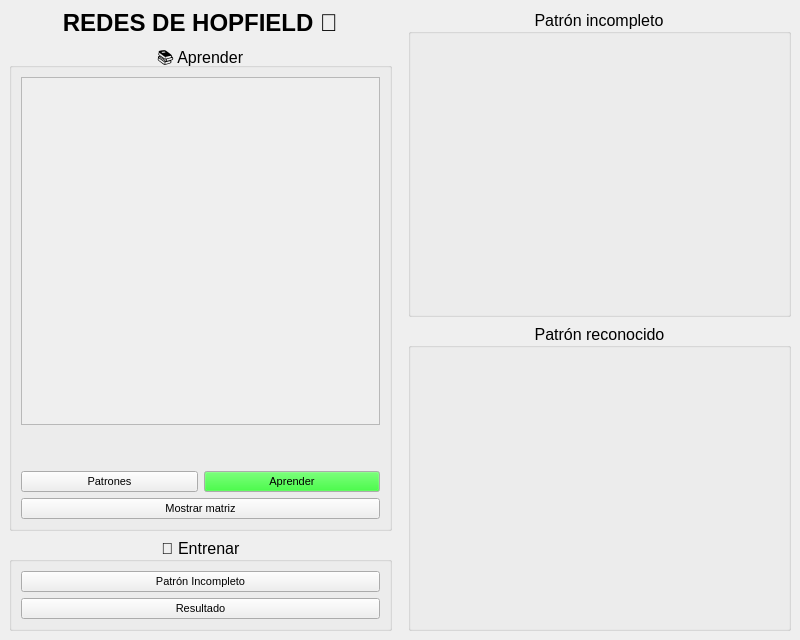
<?xml version="1.0" encoding="UTF-8"?>
<ui version="4.0">
 <class>MainWindow</class>
 <widget class="QMainWindow" name="MainWindow">
  <property name="geometry">
   <rect>
    <x>0</x>
    <y>0</y>
    <width>800</width>
    <height>640</height>
   </rect>
  </property>
  <property name="minimumSize">
   <size>
    <width>0</width>
    <height>0</height>
   </size>
  </property>
  <property name="windowTitle">
   <string>Redes de Hopfield</string>
  </property>
  <widget class="QWidget" name="centralwidget">
   <layout class="QGridLayout" name="gridLayout_2">
    <item row="0" column="0">
     <layout class="QHBoxLayout" name="horizontalLayout_6">
      <item>
       <layout class="QVBoxLayout" name="verticalLayout_7">
        <item>
         <widget class="QLabel" name="label">
          <property name="font">
           <font>
            <pointsize>18</pointsize>
            <weight>75</weight>
            <bold>true</bold>
           </font>
          </property>
          <property name="text">
           <string>REDES DE HOPFIELD 🧠</string>
          </property>
          <property name="textFormat">
           <enum>Qt::MarkdownText</enum>
          </property>
          <property name="alignment">
           <set>Qt::AlignCenter</set>
          </property>
         </widget>
        </item>
        <item>
         <widget class="QGroupBox" name="aprendizaje">
          <property name="sizePolicy">
           <sizepolicy hsizetype="Minimum" vsizetype="Minimum">
            <horstretch>0</horstretch>
            <verstretch>0</verstretch>
           </sizepolicy>
          </property>
          <property name="font">
           <font>
            <pointsize>12</pointsize>
           </font>
          </property>
          <property name="layoutDirection">
           <enum>Qt::LeftToRight</enum>
          </property>
          <property name="title">
           <string>📚 Aprender</string>
          </property>
          <property name="alignment">
           <set>Qt::AlignCenter</set>
          </property>
          <layout class="QHBoxLayout" name="horizontalLayout_5">
           <item>
            <layout class="QGridLayout" name="gridLayout_3">
             <item row="0" column="0">
              <widget class="QScrollArea" name="scrollArea">
               <property name="sizePolicy">
                <sizepolicy hsizetype="Minimum" vsizetype="Expanding">
                 <horstretch>0</horstretch>
                 <verstretch>0</verstretch>
                </sizepolicy>
               </property>
               <property name="widgetResizable">
                <bool>false</bool>
               </property>
               <widget class="QWidget" name="scrollAreaWidgetContents">
                <property name="geometry">
                 <rect>
                  <x>0</x>
                  <y>0</y>
                  <width>353</width>
                  <height>282</height>
                 </rect>
                </property>
               </widget>
              </widget>
             </item>
             <item row="1" column="0">
              <spacer name="verticalSpacer">
               <property name="orientation">
                <enum>Qt::Vertical</enum>
               </property>
               <property name="sizeType">
                <enum>QSizePolicy::Fixed</enum>
               </property>
               <property name="sizeHint" stdset="0">
                <size>
                 <width>20</width>
                 <height>40</height>
                </size>
               </property>
              </spacer>
             </item>
             <item row="2" column="0">
              <layout class="QVBoxLayout" name="verticalLayout_5">
               <item>
                <layout class="QHBoxLayout" name="horizontalLayout">
                 <item>
                  <widget class="QPushButton" name="btnPatrones">
                   <property name="font">
                    <font>
                     <pointsize>8</pointsize>
                    </font>
                   </property>
                   <property name="locale">
                    <locale language="Spanish" country="Argentina"/>
                   </property>
                   <property name="text">
                    <string>Patrones</string>
                   </property>
                  </widget>
                 </item>
                 <item>
                  <widget class="QPushButton" name="btnAprender">
                   <property name="palette">
                    <palette>
                     <active>
                      <colorrole role="Button">
                       <brush brushstyle="SolidPattern">
                        <color alpha="255">
                         <red>0</red>
                         <green>255</green>
                         <blue>0</blue>
                        </color>
                       </brush>
                      </colorrole>
                     </active>
                     <inactive>
                      <colorrole role="Button">
                       <brush brushstyle="SolidPattern">
                        <color alpha="255">
                         <red>0</red>
                         <green>255</green>
                         <blue>0</blue>
                        </color>
                       </brush>
                      </colorrole>
                     </inactive>
                     <disabled>
                      <colorrole role="Button">
                       <brush brushstyle="SolidPattern">
                        <color alpha="255">
                         <red>0</red>
                         <green>255</green>
                         <blue>0</blue>
                        </color>
                       </brush>
                      </colorrole>
                     </disabled>
                    </palette>
                   </property>
                   <property name="font">
                    <font>
                     <pointsize>8</pointsize>
                    </font>
                   </property>
                   <property name="styleSheet">
                    <string notr="true"/>
                   </property>
                   <property name="locale">
                    <locale language="Spanish" country="Argentina"/>
                   </property>
                   <property name="text">
                    <string>Aprender</string>
                   </property>
                  </widget>
                 </item>
                </layout>
               </item>
               <item>
                <widget class="QPushButton" name="btnMatriz">
                 <property name="font">
                  <font>
                   <pointsize>8</pointsize>
                  </font>
                 </property>
                 <property name="locale">
                  <locale language="Spanish" country="Argentina"/>
                 </property>
                 <property name="text">
                  <string>Mostrar matriz</string>
                 </property>
                </widget>
               </item>
              </layout>
             </item>
            </layout>
           </item>
          </layout>
         </widget>
        </item>
        <item>
         <layout class="QHBoxLayout" name="horizontalLayout_3">
          <item>
           <widget class="QGroupBox" name="entrenamiento">
            <property name="font">
             <font>
              <pointsize>12</pointsize>
             </font>
            </property>
            <property name="title">
             <string>🏃‍ Entrenar</string>
            </property>
            <property name="alignment">
             <set>Qt::AlignCenter</set>
            </property>
            <layout class="QVBoxLayout" name="verticalLayout_4">
             <item>
              <widget class="QPushButton" name="btnPatronIncompleto">
               <property name="font">
                <font>
                 <pointsize>8</pointsize>
                </font>
               </property>
               <property name="locale">
                <locale language="Spanish" country="Argentina"/>
               </property>
               <property name="text">
                <string>Patrón Incompleto</string>
               </property>
              </widget>
             </item>
             <item>
              <widget class="QPushButton" name="btnResultado">
               <property name="font">
                <font>
                 <pointsize>8</pointsize>
                </font>
               </property>
               <property name="locale">
                <locale language="Spanish" country="Argentina"/>
               </property>
               <property name="text">
                <string>Resultado</string>
               </property>
              </widget>
             </item>
            </layout>
           </widget>
          </item>
         </layout>
        </item>
       </layout>
      </item>
      <item>
       <spacer name="horizontalSpacer">
        <property name="orientation">
         <enum>Qt::Horizontal</enum>
        </property>
        <property name="sizeType">
         <enum>QSizePolicy::Fixed</enum>
        </property>
        <property name="sizeHint" stdset="0">
         <size>
          <width>10</width>
          <height>20</height>
         </size>
        </property>
       </spacer>
      </item>
      <item>
       <layout class="QVBoxLayout" name="patrones">
        <item>
         <widget class="QGroupBox" name="patronIncompleto">
          <property name="sizePolicy">
           <sizepolicy hsizetype="Preferred" vsizetype="Preferred">
            <horstretch>0</horstretch>
            <verstretch>0</verstretch>
           </sizepolicy>
          </property>
          <property name="font">
           <font>
            <pointsize>12</pointsize>
           </font>
          </property>
          <property name="title">
           <string>Patrón incompleto</string>
          </property>
          <property name="alignment">
           <set>Qt::AlignCenter</set>
          </property>
          <layout class="QVBoxLayout" name="verticalLayout">
           <item>
            <widget class="MplWidget" name="mplPatronIncompleto" native="true">
             <property name="sizePolicy">
              <sizepolicy hsizetype="Preferred" vsizetype="Preferred">
               <horstretch>0</horstretch>
               <verstretch>0</verstretch>
              </sizepolicy>
             </property>
            </widget>
           </item>
          </layout>
         </widget>
        </item>
        <item>
         <widget class="QGroupBox" name="patronResultante">
          <property name="font">
           <font>
            <pointsize>12</pointsize>
           </font>
          </property>
          <property name="title">
           <string>Patrón reconocido</string>
          </property>
          <property name="alignment">
           <set>Qt::AlignCenter</set>
          </property>
          <layout class="QVBoxLayout" name="verticalLayout_2">
           <item>
            <widget class="MplWidget" name="mplResultado" native="true"/>
           </item>
          </layout>
         </widget>
        </item>
       </layout>
      </item>
     </layout>
    </item>
   </layout>
  </widget>
 </widget>
 <customwidgets>
  <customwidget>
   <class>MplWidget</class>
   <extends>QWidget</extends>
   <header>src.gui.utils.mplwidget.h</header>
   <container>1</container>
  </customwidget>
 </customwidgets>
 <resources/>
 <connections/>
</ui>
